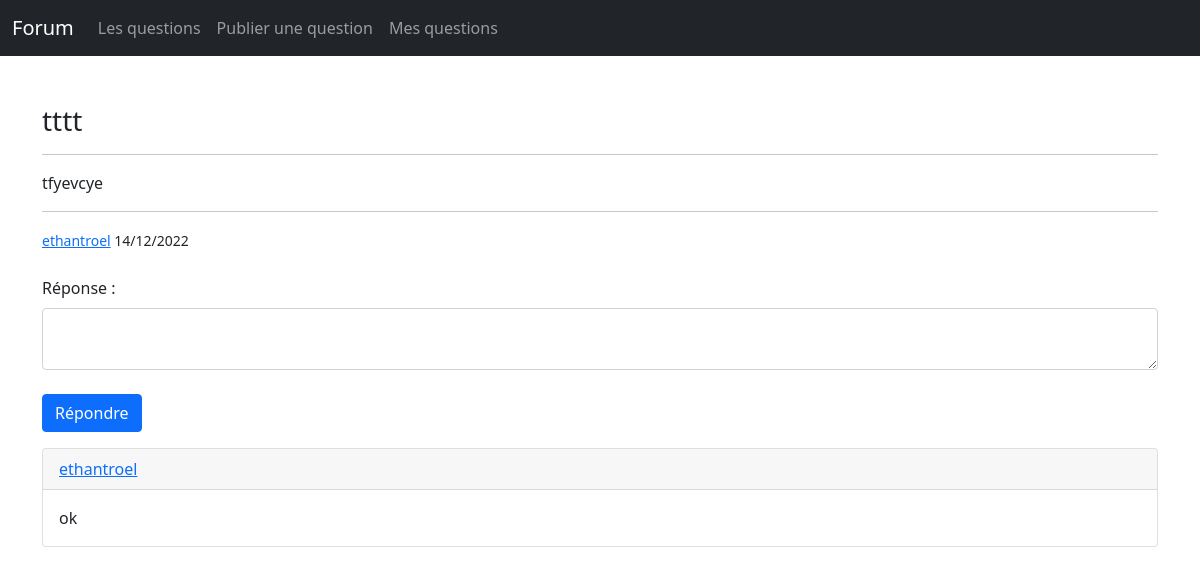
/monsuperforum/article.php?id=2, run on the app's committed database.
### tables this page shows
CREATE TABLE IF NOT EXISTS `questions` (
  `id` int(11) NOT NULL AUTO_INCREMENT,
  `titre` varchar(255) NOT NULL,
  `description` varchar(255) NOT NULL,
  `contenu` varchar(255) NOT NULL,
  `id_auteur` int(11) NOT NULL,
  `pseudo_auteur` varchar(255) NOT NULL,
  `date_publication` text NOT NULL,
  PRIMARY KEY (`id`)
);

CREATE TABLE IF NOT EXISTS `answers` (
  `id` int(11) NOT NULL AUTO_INCREMENT,
  `id_auteur` int(11) NOT NULL,
  `pseudo_auteur` varchar(255) NOT NULL,
  `id_question` int(11) NOT NULL,
  `contenu` text NOT NULL,
  PRIMARY KEY (`id`)
);

### monsuperforum/actions/questions/showArticleContentAction.php (called while the page is built)
<?php
require('actions/database.php');
if(isset($_GET['id']) AND !empty($_GET['id'])){
    $idOfTheQuestion = $_GET['id'];
    $checkIfQuestionExists = $bdd->prepare('SELECT * FROM questions WHERE id = ?');
    $checkIfQuestionExists->execute(array($idOfTheQuestion));
    if($checkIfQuestionExists->rowCount() > 0){
        $questionsInfos = $checkIfQuestionExists->fetch();
        $question_title = $questionsInfos['titre'];
        $question_content = $questionsInfos['contenu'];
        $question_id_author = $questionsInfos['id_auteur'];
        $question_pseudo_author = $questionsInfos['pseudo_auteur'];
        $question_publication_date = $questionsInfos['date_publication'];
    }else{
        $errorMsg = "Aucune question n'a été trouvée";
    }
}else{
    $errorMsg = "Aucune question n'a été trouvée";
}

### monsuperforum/actions/questions/showAllAnswersOfQuestionAction.php (called while the page is built)
<?php
require('actions/database.php');
$getAllAnswersOfThisQuestion = $bdd->prepare('SELECT id_auteur, pseudo_auteur, id_question, contenu FROM answers WHERE id_question = ? ORDER BY id DESC');
$getAllAnswersOfThisQuestion->execute(array($idOfTheQuestion));

### monsuperforum/article.php (the view, shortened to what this page needs)
<?php
    require('actions/questions/showArticleContentAction.php');
    require('actions/questions/postAnswerAction.php');
    require('actions/questions/showAllAnswersOfQuestionAction.php');
?>
<!DOCTYPE html>
<html lang="en">
<?php include 'includes/head.php'; ?>
<body>
    <?php include 'includes/navbar.php'; ?>
    <br><br>
    <div class="container">
        <?php
            if(isset($question_publication_date)){
                ?>
                <section class="show-content">
                    <h3><?= $question_title; ?></h3>
                    <hr>
                    <p><?= $question_content; ?></p>
                    <hr>
                    <small><?= '<a href="profile.php?id='.$question_id_author.'">'.$question_pseudo_author . '</a> ' . $question_publication_date; ?></small>
                </section>
                <br>
                <section class="show-answers">
                    <form class="form-group" method="POST">
                        <div class="mb-3">
                            <label for="exampleInputEmail1" class="form-label">Réponse :</label>
                            <textarea name="answer" class="form-control"></textarea>
                            <br>
                            <button class="btn btn-primary" type="submit" name="validate">Répondre</button>
                        </div>
                    </form>
                    <?php
                        while($answer = $getAllAnswersOfThisQuestion->fetch()){
                            ?>
                            <div class="card">
                                <div class="card-header">
                                    <a href="profile.php?id=<?= $answer['id_auteur']; ?>">
                                        <?= $answer['pseudo_auteur']; ?>
                                    </a>
                                </div>
                                <div class="card-body">
                                    <?= $answer['contenu']; ?>
                                </div>
                            </div>
                            <br>
                            <?php
                        }
                    ?>
                </section>
                <?php
            }
        ?>
    </div>
</body>
</html>

### data on the page
questions: titre "tttt", contenu "tfyevcye", pseudo_auteur "ethantroel", date_publication "14/12/2022"
answers: pseudo_auteur "ethantroel", contenu "ok"
